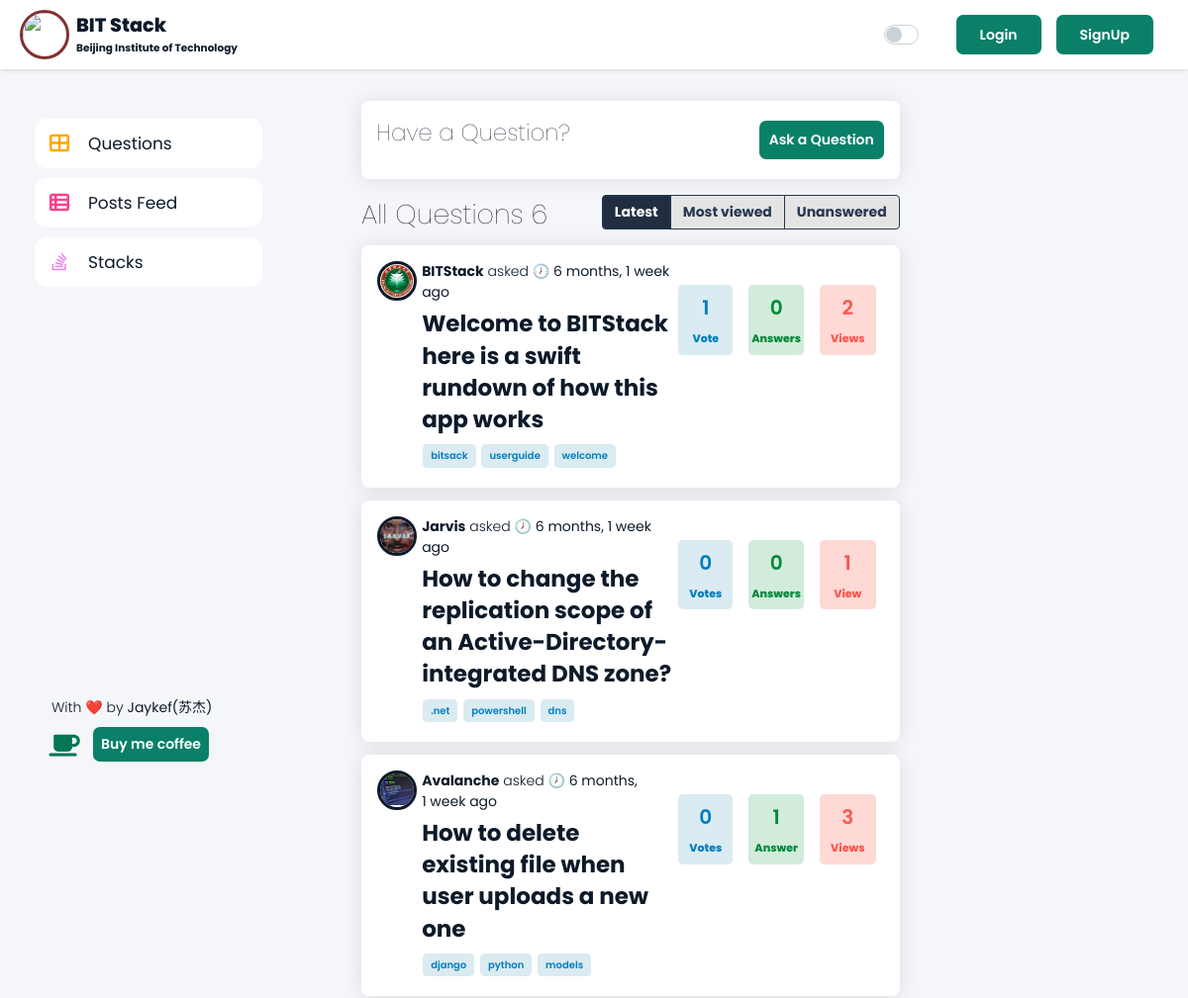
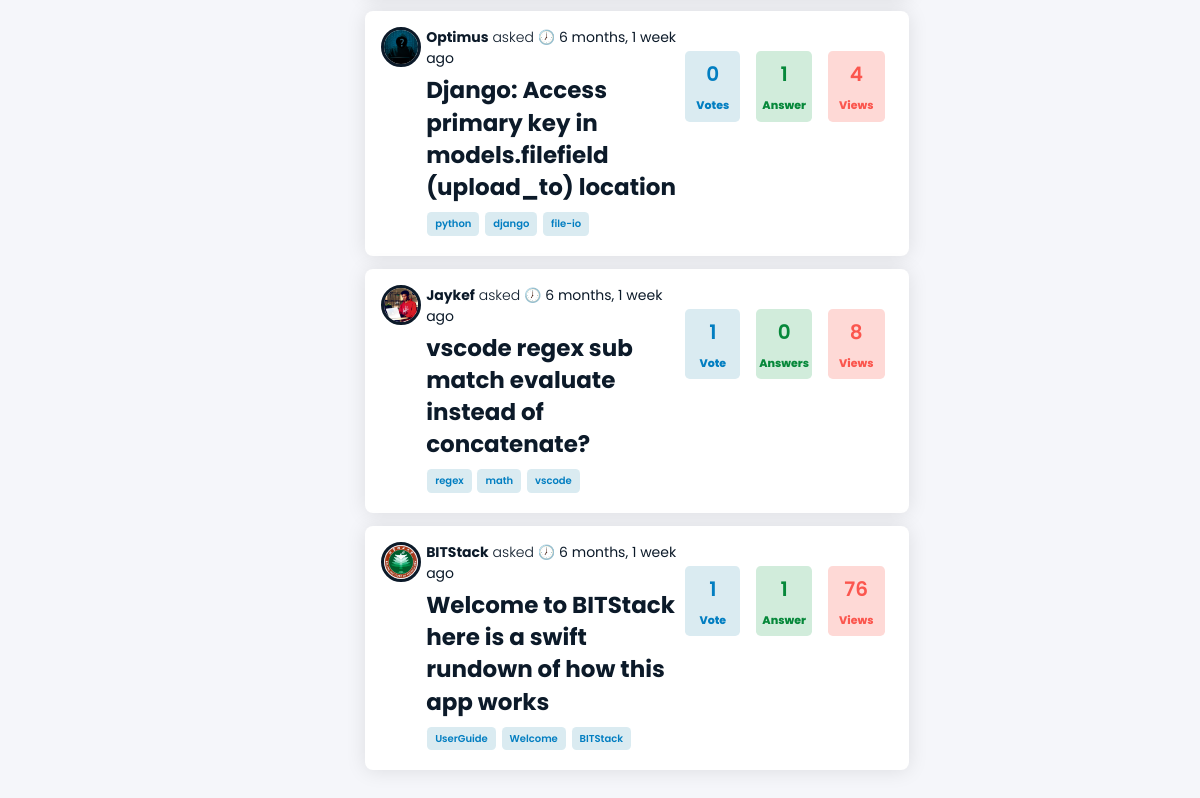
The page / on the database its author committed (2 pictures, top to bottom).
### main/models.py (models this page shows, shortened)
class Questions(models.Model):
    title = models.CharField(max_length=long_len)
    ques_content = models.TextField()
    tags = models.ManyToManyField(Tags)
    upvotes = models.ManyToManyField(settings.AUTH_USER_MODEL, related_name='user_upvote')
    downvotes = models.ManyToManyField(settings.AUTH_USER_MODEL, related_name='user_downvote')
    answers = models.ManyToManyField('main.Answer', related_name='answers')
    author = models.ForeignKey(settings.AUTH_USER_MODEL, on_delete=models.CASCADE, blank=False)
    views = models.IntegerField(default=0)
    is_answered = models.BooleanField(default=False)
    created_at = models.DateTimeField(auto_now_add=True)
    updated_at = models.DateTimeField(auto_now=True)
    votes = models.IntegerField(default=0)
    has_accepted_answer = models.BooleanField(default=False)
    thumbsup = models.IntegerField(default='0')
    thumbsdown = models.IntegerField(default='0')
    thumbs = models.ManyToManyField(settings.AUTH_USER_MODEL, related_name='thumbs', default=None, blank=True)

class Tags(models.Model):
    tag_word = models.CharField(max_length=medium_len, unique = True,  default='BITStack')

### userauth/models.py (models this page shows)
class StackoverflowUser(AbstractUser):
    email = models.EmailField(verbose_name='email address', max_length=long_len, unique=True)
    name = models.CharField(max_length=long_len)
    reputation_score = models.IntegerField(default=0)
    about_me = models.TextField(default='Write something about you here.')
    ques_asked = models.ManyToManyField('main.Questions', blank = True)
    post_posted = models.ManyToManyField('main.Posts', blank = True)
    ans_given = models.ManyToManyField('main.Answer', blank = True)
    profile_pic = models.ImageField(upload_to='user_profile_pic', default='default_image.png',blank=True, null = True)
    cover_pic = models.ImageField(upload_to='user_profile_pic', default='cover.jpg',blank=True, null = True)
    date_joined = models.DateTimeField(default = timezone.now)
    USERNAME_FIELD = 'username'
    REQUIRED_FIELDS = [''] # Email & Password are required by default.

### main/views.py (the view, shortened to what this page needs)
# urls.py: path('', views.questions, name = 'name_questions'),
def questions(request):
    main_query = Questions.objects
    if request.GET and ('q' in request.GET) and request.GET['q'] == 'mostviewed':
        all_questions = main_query.all().order_by('-views')
        marked = 'mostviewed'
    elif request.GET and ('q' in request.GET) and request.GET['q'] == 'unanswered':
        all_questions = main_query.filter(
            is_answered=False).order_by('-created_at')
        marked = 'unanswered'
    else:
        marked = 'latest'
        all_questions = main_query.all().order_by('-created_at')
    total_questions = Questions.objects.count()
    seeuser = StackoverflowUser
    user = request.user
    try:
        if request.GET and request.GET['isQuestion'] and request.GET['id'] and request.GET['action_type']:
            result = performUpDownVote(
                user, request.GET['isQuestion'], request.GET['id'], request.GET['action_type'])
            redirect_to = '/question/'+str(pk)
            if 'page' in request.GET:
                redirect_to += '?page='+request.GET['page']
            return redirect(redirect_to)
    except Exception:
        pass
    return render(request, 'main/questions1.html', {'all_questions': all_questions, 'marked': marked, 'total_questions': total_questions, 'seeuser': seeuser})

### main/templates/main/questions1.html (shortened to what this page needs)
{% extends 'main/base1.html' %}
{% load humanize %}
{% load static %}
{% block content %}
<div class="col-md-9">
  <div class="card py-3 create mb-3" style="display:flex;flex-direction: row;">
    <div class="col-md-12">
      <h3 class="post mt-3" style="justify-content: start; display: inline; font-weight: 100;">
         Have a Question?
      </h3>
      {% if user.is_authenticated %}
      <button style="float: right;" type="button" class="btn btn-success" data-toggle="modal"
        data-target="#exampleModalCenter">
        Ask Question
      </button>
      {% else %}
      <button style="float: right;" onclick="location.href='{% url 'name_askquestion' %}'" class="btn btn-success">Ask a
        Question</button>
      {% endif %}
    </div>
  </div>
  <h2 class="question pt-1" style="justify-content: start; display: inline;position: absolute; font-weight: 100;">All
    Questions {{total_questions}}</h2>
  <div style="display: flex;flex-direction: row; justify-content: end;align-items: flex-end;float: right;">
    <nav aria-label="" class="qst-pag">
      <ul class="pagination pagination-md">
        <li class="page-item {% if marked == 'latest' %} active{% endif %}"><a class="page-link"
            href="?q=latest">Latest</a></li>
        <li class="page-item {% if marked == 'mostviewed' %} active{% endif %}"><a class="page-link"
            href="?q=mostviewed">Most viewed</a></li>
        <li class="page-item {% if marked == 'unanswered' %} active{% endif %}"><a class="page-link"
            href="?q=unanswered">Unanswered</a></li>
      </ul>
    </nav>
  </div>
  {% for q in all_questions %}
  <div class="card" id="q_card">
    <div class="row px-3">
      <div class="col-md-1" id="info">
        <a href="{% url 'name_profile' q.author.username %}">
          <div class="profile-photo mt-3" style="display: inline-flex; display: flex;align-items:flex-start;">
            <img src="{{q.author.profile_pic.url}}" alt="Profile Photo">
          </div>
        </a>
      </div>
      <div class="col-md-7 mt-3 pb-3" style="justify-content: center;">
        <div style="display: flex;align-items:flex-start; flex-direction: column;" id="question">
          <p><a href="{% url 'name_profile' q.author.username %}" style="font-weight: 700;">{{q.author.username}}</a>
            asked 🕖<strong> {{q.created_at| naturaltime}}</strong>
          </p>
          <h3><a class="title" href="{% url 'name_questionsingle' q.pk %}" style="font-weight: 700;">{{q.title}}</a>
          </h3>
        </div>
        <div style="margin-top:-25px;">
          {% if q.tags.count > 1 %}
          {% for t in q.tags.all %}
          <button class="btn btn-sm tag px-2" style="background: #5da6c13a;font-size: 10px;"
            onclick="location.href = '/tag/{{t.tag_word}}'">{{t.tag_word}}</button>
          {% endfor %}
          {% endif %}
        </div>
      </div>
      <div class="col-md-4 content-title pt-4 mt-2">
        <div style="flex-direction: row;justify-content: center;align-items: center;margin-left: -65px;"
          class="text-center pb-3" id="stats">
          {% if q.thumbsup == 1 %}
          <div style="flex: 0.33; background-color: #5da6c13a; border-radius: .3rem; font-size: 11px;color: rgb(2, 126, 193);"
            class="pb-2 m-2">
            <p id="up" class="p-2 m-0" style="font-size: 20px; font-weight:600; color: rgb(2, 126, 193);">
              <span id="i_like_this"><span id="up" style="color: rgb(2, 126, 193);">{{q.thumbsup}}</span></span></p>Vote
          </div>
          {% else %}
          <div style="flex: 0.33; background-color: #5da6c13a; border-radius: .3rem; font-size: 11px;color: rgb(2, 126, 193);"
            class="pb-2 m-2">
            <p id="up" class="p-2 m-0" style="font-size: 20px; font-weight:600; color: rgb(2, 126, 193);">
              <span id="i_like_this"><span id="up" style="color: rgb(2, 126, 193);">{{q.thumbsup}}</span></span></p>
            Votes
          </div>
          {% endif %}
          {% if q.answers.count == 1 %}
          <div style="flex: 0.33; background-color: #44b06f3f; border-radius: .3rem; font-size: 11px;color: #06883a;" class="pb-2 m-2">
            <p class="p-2 m-0" style="font-size: 20px; font-weight:600; color: #06883a;">{{q.answers.all.count}}</p>Answer
          </div>
          {% else %}
          <div style="flex: 0.33; background-color: #44b06f3f; border-radius: .3rem; font-size: 11px;color: #06883a;" class="pb-2 m-2">
            <p class="p-2 m-0" style="font-size: 20px; font-weight:600; color: #06883a;">{{q.answers.all.count}}</p>
            Answers
          </div>
          {% endif %}
          {% if q.views == 1 %}
          <div style="flex: 0.34; background-color: #fb574e3a; border-radius: .3rem; font-size: 11px;color: #fb564e;" class="pb-2 m-2">
            <p class="p-2 m-0" style="font-size: 20px; font-weight:600; color: #fb564e;">{{q.views}}</p>View
          </div>
          {% else %}
          <div style="flex: 0.34; background-color: #fb574e3a; border-radius: .3rem; font-size: 11px;color: #fb564e;" class="pb-2 m-2">
            <p class="p-2 m-0" style="font-size: 20px; font-weight:600; color: #fb564e;">{{q.views}}</p>Views
          </div>
          {% endif %}
        </div>
      </div>
    </div>
  </div>
  {% endfor %}
  {% endblock %}

### main/templates/main/questions1.html (style rules this page uses)
.page-link { position: relative; display: block; padding: .5rem .75rem; margin-left: -1px; line-height: 1.25; font-weight: bold; color: #283850; background-color: #e4e4e4; border: 1px solid #283850; }
#question { margin-right: 28px; }
.text-center { display: flex; }
.create { display: flex; flex-direction: row; }
.tag { color: rgb(2, 126, 193); }

### rows shown on the page
Questions: author.profile_pic (picture), author.username "BITStack", created_at "6 months, 1 week ago", title "Welcome to BITStack here is a swift rundown of how this app works", thumbsup "1", answers.all.count "0", views "2"
Tags: tag_word "bitsack"
Tags: tag_word "userguide"
Tags: tag_word "welcome"
Questions: author.profile_pic (picture), author.username "Jarvis", created_at "6 months, 1 week ago", title "How to change the replication scope of an Active-Directory-integrated DNS zone?", thumbsup "0", answers.all.count "0", views "1"
Tags: tag_word ".net"
Tags: tag_word "powershell"
Tags: tag_word "dns"
Questions: author.profile_pic (picture), author.username "Avalanche", created_at "6 months, 1 week ago", title "How to delete existing file when user uploads a new one", thumbsup "0", answers.all.count "1", views "3"
Tags: tag_word "django"
Tags: tag_word "python"
Tags: tag_word "models"
Questions: author.profile_pic (picture), author.username "Optimus", created_at "6 months, 1 week ago", title "Django: Access primary key in models.filefield (upload_to) location", thumbsup "0", answers.all.count "1", views "4"
Tags: tag_word "python"
Tags: tag_word "django"
Tags: tag_word "file-io"
Questions: author.profile_pic (picture), author.username "Jaykef", created_at "6 months, 1 week ago", title "vscode regex sub match evaluate instead of concatenate?", thumbsup "1", answers.all.count "0", views "8"
Tags: tag_word "regex"
Tags: tag_word "math"
Tags: tag_word "vscode"
Questions: author.profile_pic (picture), author.username "BITStack", created_at "6 months, 1 week ago", title "Welcome to BITStack here is a swift rundown of how this app works", thumbsup "1", answers.all.count "1", views "76"
Tags: tag_word "UserGuide"
Tags: tag_word "Welcome"
Tags: tag_word "BITStack"

### other values the page prints
{{ total_questions }} "6"
